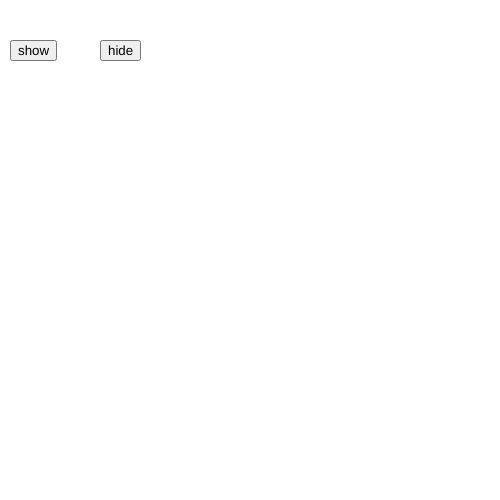
Frame 1 (no input)
Frame 60 (no input): identical to frame 1, image omitted
Frame 120 (the mouse pressed at the canvas centre since frame 60): identical to frame 1, image omitted

The p5.js sketch that drew this single still picture (run headless with seeded random() and noise() and a simulated clock; from frame 60 on, the mouse is pressed at the canvas centre):

// p5.js sketch
// ── sketch.js
var showButton, hideButton;

var showingOrHiding = 0; // 0 is hiding, 1 is showing

function setup() {
  // put setup code here
  createCanvas(500,500);
  noStroke();
  showButton = createButton("show");
  showButton.position(10,40);
  showButton.mousePressed(function(){
    //set the action, what do you want the mouse pressed to do

      //ellipse()
      //fill(0);
      //ellipse(width/2, height/2, 100,100);

      showingOrHiding = 1;

  });

  hideButton = createButton("hide");
  hideButton.position(100,40);
  hideButton.mousePressed(function(){
  //  fill(255);
  //  ellipse(width/2, height/2, 100,100);

    showingOrHiding = 0;
  });


}

function draw() {
  // put drawing code here
  background(255);


  if(showingOrHiding == 1){
    fill(0);
    ellipse(mouseX, mouseY, 10,10);
  }

  if(showingOrHiding == 0){
    
  }

}
